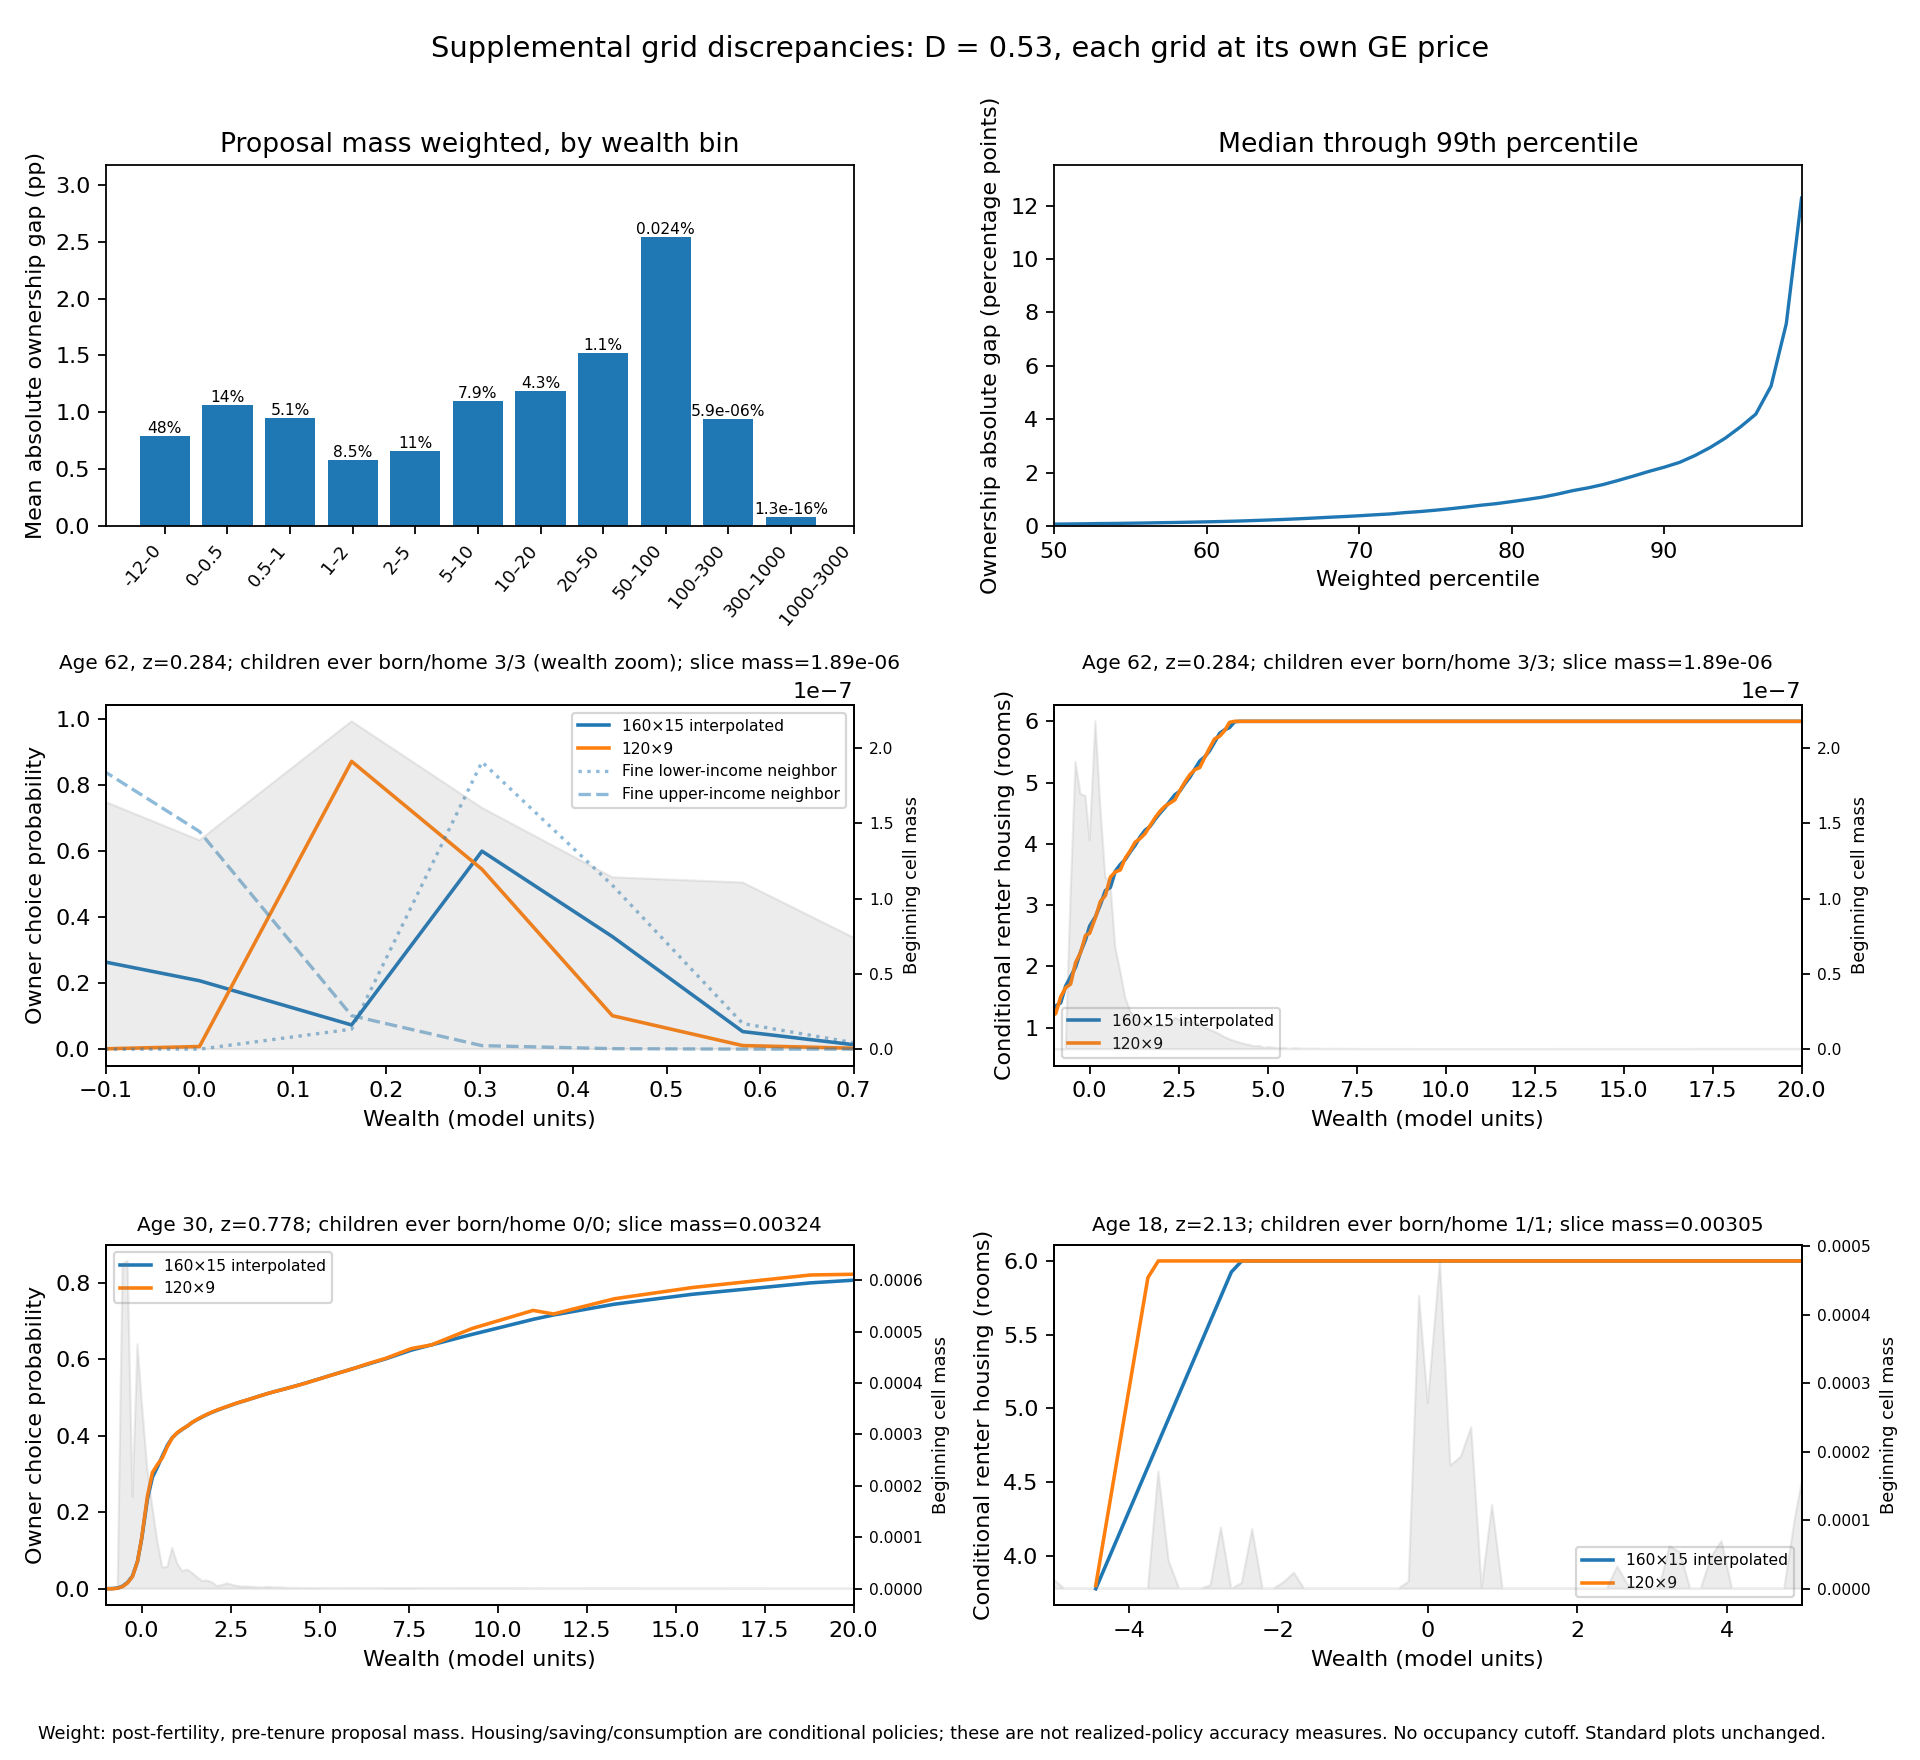

Python code for this plot:
"""Supplemental read-only discrepancy summary/plots; no model calls or source edits."""
from pathlib import Path
import base64,io,json,shlex,subprocess,os,sys
os.environ.update(OMP_NUM_THREADS='1',OPENBLAS_NUM_THREADS='1',MKL_NUM_THREADS='1',NUMBA_NUM_THREADS='1',VECLIB_MAXIMUM_THREADS='1',MPLBACKEND='Agg')
HERE=Path(__file__).resolve().parent
SCRIPT=r'''
import numpy as np,json,io,base64
from pathlib import Path
root=Path('/scratch/td2248/projects/grid_resolution_credit053_v2/results/full')
paths=[root/a/'phase_b_ge/selected_root/common_support_policies.npz' for a in ['control_160x15','proposal_120x9']]
gpaths=[root/a/'phase_b_ge/selected_repeat/stage/solution_arrays.npz' for a in ['control_160x15','proposal_120x9']]
with np.load(paths[0]) as a,np.load(paths[1]) as b,np.load(gpaths[1]) as gg:
    x=b['b_grid'];z=b['z_grid'];oz=a['z_grid'];idx=np.searchsorted(a['b_grid'],x);assert np.array_equal(a['b_grid'][idx],x)
    hi=np.clip(np.searchsorted(oz,z),1,len(oz)-1);lo=hi-1;t=((z-oz[lo])/(oz[hi]-oz[lo])).reshape(1,1,1,1,-1,1,1)
    V=b['V'];vlo=a['V'][idx][:,:,:,:,lo];vhi=a['V'][idx][:,:,:,:,hi];g=gg['g_beginning_distribution']
    child=(np.arange(V.shape[6])[None,:]<=np.arange(V.shape[5])[:,None]).reshape((1,1,1,1,1,V.shape[5],V.shape[6]))
    common=(vlo>-1e9)&(vhi>-1e9)&(V>-1e9)&child
    weights=np.where(common,g,0.);total=float(g.sum());covered=float(weights.sum())
    result=dict(weight_definition='Proposal native g_beginning_distribution: post-fertility, pre-current-tenure household mass. All strictly positive weights retained; no minimum occupancy cutoff.',comparison='Exact common wealth-node subset; linear interpolation across old income neighbors; both old stencil V and new V must exceed -1e9; m>n excluded. Each arm at own renewal-clearing price.',total_mass=total,common_covered_mass=covered,common_coverage_share=covered/total,fields={},group_summaries={},fertility_policy='Not analyzed: saved beginning mass is post-fertility and cannot weight fertility policies as pre-fertility mass.',units={'owner_choice_probability':'probability (percentage points in plots)','hR_pol':'conditional renter housing services, model room units','bp_pol':'conditional saving, model wealth units','c_pol':'conditional consumption, model wealth units','V':'conditional value-function units'},price_control=json.load(open(root/'control_160x15/phase_b_ge/selected_root/closure.json'))['price'],price_proposal=json.load(open(root/'proposal_120x9/phase_b_ge/selected_root/closure.json'))['price'])
    slices={'wealth':x,'income':z};cdf={};wealth_edges=np.array([-12,0,.5,1,2,5,10,20,50,100,300,1000,3000.00001]);owner_gap=None;housing_gap=None
    for key,thresholds in [('owner_choice_probability',[.01,.05,.10]),('hR_pol',[.1,.5,1.]),('bp_pol',[]),('c_pol',[]),('V',[])]:
        old=a[key];new=b[key];mapped=(1-t)*old[idx][:,:,:,:,lo]+t*old[idx][:,:,:,:,hi];gap=new-mapped
        w=weights.copy()
        if key=='hR_pol':w[:,1:]=0 # conditional renter margin only
        positive=w>0;values=abs(gap[positive]);mass=w[positive];den=float(mass.sum());order=np.argsort(values);cumulative=np.cumsum(mass[order])/den
        quantiles={str(q):float(values[order][min(np.searchsorted(cumulative,q),len(order)-1)]) for q in [.5,.9,.95,.99,.999]}
        quantile_grid=np.linspace(0,1,101);quantile_values=values[order][np.minimum(np.searchsorted(cumulative,quantile_grid),len(order)-1)]
        cdf[key]=dict(probability=quantile_grid.tolist(),absolute_gap=quantile_values.tolist())
        field=dict(conditioning_mass=den,mean_abs=float(np.sum(values*mass)/den),quantiles=quantiles,thresholds=[dict(threshold=v,mass=float(w[abs(gap)>v].sum()),conditional_share=float(w[abs(gap)>v].sum()/den),share_of_total_households=float(w[abs(gap)>v].sum()/total)) for v in thresholds])
        coordinate=np.unravel_index(np.argmax(np.where(positive,abs(gap),-1)),gap.shape)
        bi,ten,loc,age,zi,n,m=map(int,coordinate)
        field['largest_positive_mass_state']=dict(indices=list(map(int,coordinate)),wealth=float(x[bi]),income_multiplier=float(z[zi]),proposed_value=float(new[coordinate]),mapped_control_value=float(mapped[coordinate]),signed_gap=float(gap[coordinate]),post_fertility_pre_tenure_mass=float(g[coordinate]),children_ever_born=n,children_at_home=m)
        result['fields'][key]=field
        groups={}
        for label,axis in [('age',3),('children_ever_born',5),('beginning_tenure',1)]:
            rows=[]
            for j in range(gap.shape[axis]):
                sl=[slice(None)]*gap.ndim;sl[axis]=j;sl=tuple(sl);ww=w[sl];mm=float(ww.sum());rows.append(dict(index=j,mass=mm,mean_abs=float((abs(gap[sl])*ww).sum()/mm) if mm else None))
            groups[label]=rows
        rows=[]
        for left,right in zip(wealth_edges[:-1],wealth_edges[1:]):
            pick=(x>=left)&(x<right);ww=w[pick];mm=float(ww.sum());rows.append(dict(left=float(left),right=float(right),mass=mm,mean_abs=float((abs(gap[pick])*ww).sum()/mm) if mm else None))
        groups['wealth_bins']=rows;result['group_summaries'][key]=groups
        if key=='owner_choice_probability':owner_gap=gap;owner_mapped=mapped;owner_new=new;max_owner=coordinate
        if key=='hR_pol':housing_gap=gap;housing_mapped=mapped;housing_new=new;max_housing=coordinate
    # Two explicit conditional slices: occupied maximum owner gap and age30, income closest1, childless renter.
    benchmark=(0,0,0,3,int(np.argmin(abs(z-1))),0,0)
    for name,coordinate in [('largest_occupied_owner_gap',max_owner),('benchmark_age30_middle_income_childless_renter',benchmark),('largest_occupied_housing_gap',max_housing)]:
        bi,ten,loc,age,zi,n,m=map(int,coordinate);sel=(slice(None),ten,loc,age,zi,n,m);valid=common[sel]
        slices[name+'_indices']=np.array([ten,loc,age,zi,n,m]);slices[name+'_valid']=valid
        slices[name+'_owner_control']=np.where(valid,owner_mapped[sel],np.nan);slices[name+'_owner_proposal']=np.where(valid,owner_new[sel],np.nan);slices[name+'_mass']=g[sel]
        own=a['owner_choice_probability'];slices[name+'_owner_low_income']=np.where(valid,own[idx,ten,loc,age,lo[zi],n,m],np.nan);slices[name+'_owner_high_income']=np.where(valid,own[idx,ten,loc,age,hi[zi],n,m],np.nan)
        # Renter housing is always the conditional renter branch, preserving other state coordinates.
        rent_sel=(slice(None),0,loc,age,zi,n,m);rent_valid=common[rent_sel]
        slices[name+'_housing_control']=np.where(rent_valid,housing_mapped[rent_sel],np.nan);slices[name+'_housing_proposal']=np.where(rent_valid,housing_new[rent_sel],np.nan);slices[name+'_renter_mass']=g[rent_sel]
        result.setdefault('slices',{})[name]=dict(tenure=ten,location=loc,age_index=age,age_years=18+4*age,income_index=zi,income_multiplier=float(z[zi]),children_ever_born=n,children_at_home=m,owner_slice_mass=float(g[sel].sum()),renter_housing_slice_mass=float(g[rent_sel].sum()))
    result['weighted_quantile_grid']=cdf
    buf=io.BytesIO();np.savez_compressed(buf,**slices)
    print(json.dumps(dict(summary=result,slices_npz=base64.b64encode(buf.getvalue()).decode())))
'''
def main():
    if '--render-only' in sys.argv:
        data=json.loads((HERE/'supplemental_discrepancies.json').read_text())
    else:
        response=subprocess.run(['ssh','torch','/share/apps/anaconda3/2025.06/bin/python -c '+shlex.quote(SCRIPT)],capture_output=True,text=True,check=True)
        packet=json.loads(response.stdout);data=packet['summary'];(HERE/'supplemental_discrepancies.json').write_text(json.dumps(data,indent=2)+'\n');(HERE/'supplemental_slices.npz').write_bytes(base64.b64decode(packet['slices_npz']))
    import csv,numpy as np,matplotlib.pyplot as plt
    with (HERE/'supplemental_discrepancies.csv').open('w',newline='') as f:
        writer=csv.DictWriter(f,fieldnames=['field','conditioning_mass','mean_absolute_gap','p95','p99']);writer.writeheader()
        for key,row in data['fields'].items():writer.writerow(dict(field=key,conditioning_mass=row['conditioning_mass'],mean_absolute_gap=row['mean_abs'],p95=row['quantiles']['0.95'],p99=row['quantiles']['0.99']))
    fig,axes=plt.subplots(3,2,figsize=(12,11));fig.suptitle('Supplemental grid discrepancies: D = 0.53, each grid at its own GE price',fontsize=13)
    bins=data['group_summaries']['owner_choice_probability']['wealth_bins'];labels=[f"{r['left']:g}–{min(r['right'],3000):g}" for r in bins];vals=[100*r['mean_abs'] if r['mean_abs'] is not None else np.nan for r in bins]
    axes[0,0].bar(range(len(bins)),vals);axes[0,0].set_xticks(range(len(bins)),labels,rotation=50,ha='right',fontsize=8);axes[0,0].set_ylabel('Mean absolute ownership gap (pp)');axes[0,0].set_title('Proposal mass weighted, by wealth bin')
    for j,row in enumerate(bins):
        if row['mean_abs'] is not None:axes[0,0].text(j,vals[j],f"{100*row['mass']/data['total_mass']:.2g}%",ha='center',va='bottom',fontsize=7)
    axes[0,0].margins(y=.25)
    row=data['weighted_quantile_grid']['owner_choice_probability'];cdf_x=np.array(row['probability'])*100;cdf_y=np.array(row['absolute_gap'])*100;keep=(cdf_x>=50)&(cdf_x<=99);axes[0,1].plot(cdf_x[keep],cdf_y[keep])
    axes[0,1].set_xlim(50,99);axes[0,1].set_ylim(0,110*data['fields']['owner_choice_probability']['quantiles']['0.99']);axes[0,1].set_xlabel('Weighted percentile');axes[0,1].set_ylabel('Ownership absolute gap (percentage points)');axes[0,1].set_title('Median through 99th percentile')
    with np.load(HERE/'supplemental_slices.npz') as s:
        x=s['wealth']
        for r,name in enumerate(['largest_occupied_owner_gap','benchmark_age30_middle_income_childless_renter'],start=1):
            for col,kind,ylabel in [(0,'owner','Owner choice probability'),(1,'housing','Conditional renter housing (rooms)')]:
                slice_name='largest_occupied_housing_gap' if r==2 and kind=='housing' else name
                info=data['slices'][slice_name];title=f"Age {info['age_years']}, z={info['income_multiplier']:.3g}; children ever born/home {info['children_ever_born']}/{info['children_at_home']}"
                ax=axes[r,col];mass=s[slice_name+('_mass' if kind=='owner' else '_renter_mass')];ax.plot(x,s[slice_name+'_'+kind+'_control'],label='160×15 interpolated',lw=1.6);ax.plot(x,s[slice_name+'_'+kind+'_proposal'],label='120×9',lw=1.6)
                if kind=='owner' and r==1:
                    ax.plot(x,s[slice_name+'_owner_low_income'],':',color='tab:blue',alpha=.5,label='Fine lower-income neighbor');ax.plot(x,s[slice_name+'_owner_high_income'],'--',color='tab:blue',alpha=.5,label='Fine upper-income neighbor')
                ax.set_xlim((-5,5) if slice_name=='largest_occupied_housing_gap' else ((-.1,.7) if kind=='owner' and r==1 else (-1,20)));
                if kind=='owner' and r==1:title+=' (wealth zoom)'
                ax.set_ylabel(ylabel);ax.set_xlabel('Wealth (model units)');ax.set_title(title+f"; slice mass={mass.sum():.3g}",fontsize=9);ax.legend(fontsize=7)
                twin=ax.twinx();twin.fill_between(x,0,mass,color='grey',alpha=.15);twin.set_ylabel('Beginning cell mass',fontsize=8);twin.tick_params(labelsize=7)
    fig.text(.02,.012,'Weight: post-fertility, pre-tenure proposal mass. Housing/saving/consumption are conditional policies; these are not realized-policy accuracy measures. No occupancy cutoff. Standard plots unchanged.',fontsize=8)
    fig.tight_layout(rect=[0,.035,1,.97]);fig.savefig(HERE/'supplemental_discrepancies.png',dpi=160);fig.savefig(HERE/'supplemental_discrepancies.pdf');plt.close(fig)
    print(json.dumps(dict(common_coverage=data['common_coverage_share'],metrics={k:dict(mean=v['mean_abs'],p95=v['quantiles']['0.95'],p99=v['quantiles']['0.99']) for k,v in data['fields'].items()})))
if __name__=='__main__':main()
